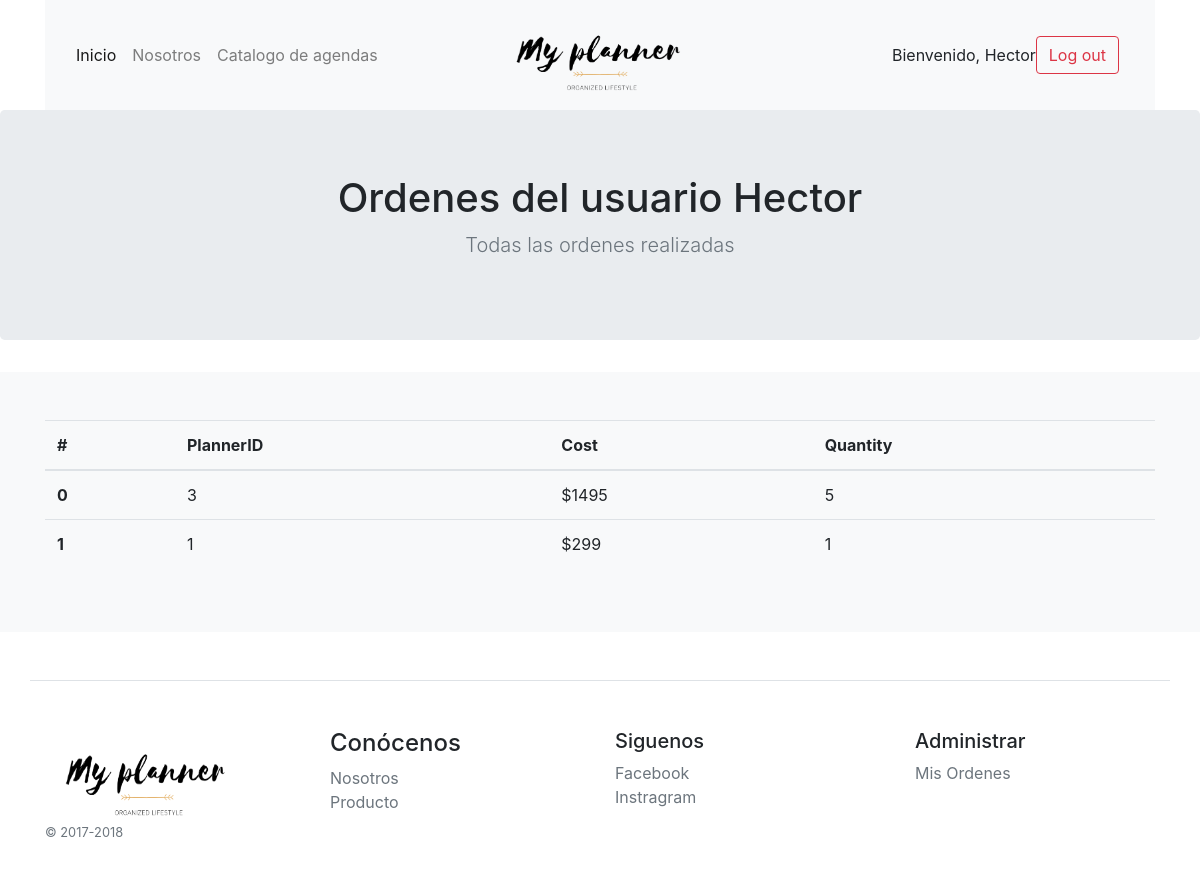
The app's page /actionManager/orders/get_user_orders.php (signed in) with its own data.
### tables this page shows
CREATE TABLE `orders` (
  `OrderID` int(10) UNSIGNED NOT NULL,
  `UserID` int(10) UNSIGNED NOT NULL,
  `PlannerID` int(10) UNSIGNED NOT NULL,
  `Cost` float UNSIGNED DEFAULT NULL,
  `Quantity` int(10) UNSIGNED DEFAULT NULL
);

### actionManager/orders/get_user_orders.php (called while the page is built, shortened)
<?php
  include '../../dataAccess/orderDAO.php';
  $orders = get_orders_by_userid($_SESSION['UserID']);
  require('../../user_orders_index.php');
 ?>

### dataAccess/orderDAO.php (called while the page is built, shortened)
<?php
  function get_orders_by_userid($userID){
    $db = Database::getConnection();
    try{
  		$stmt = $db->prepare("SELECT * FROM orders WHERE UserID = ?");
      $stmt->bindParam(1, $userID, PDO::PARAM_INT);
  		$stmt->execute();
      $result = [];
  		$orders = $stmt->fetchAll();
      $i = 0;
      foreach ($orders as $order) {
        $result[$i] = new Order($order['PlannerID'], $order['UserID']);
        $result[$i]->orderID = $order['OrderID'];
        $result[$i]->plannerID = $order['PlannerID'];
        $result[$i]->userID = $order['UserID'];
        $result[$i]->cost = $order['Cost'];
        $result[$i]->quantity = $order['Quantity'];
        $i += 1;
      }
      return $result;
  	}catch (PDOException $ex){
  		echo $ex->getMessage();
  		die($ex->getMessage());
  	}
  }
?>

### shared/_order_row.php (the view)
<tr>
  <th scope="row"><?php echo $i; ?></th>
  <td><?php echo $order->plannerID; ?></td>
  <td>$<?php echo $order->cost; ?></td>
  <td><?php echo $order->quantity; ?></td>
</tr>

### user_orders_index.php (shortened to what this page needs)
<?php
	require('shared/_header.php');
?>
<main role="main">
	<section class="jumbotron text-center">
		<div class="container">
			<h1 class="jumbotron-heading">Ordenes del usuario <?php echo $_SESSION['Username'] ?></h1>
			<p class="lead text-muted">Todas las ordenes realizadas</p>
		</div>
	</section>
	<div class="album py-5 bg-light">
		<div class="container">
      <table class="table">
        <thead>
          <tr>
            <th scope="col">#</th>
            <th scope="col">PlannerID</th>
            <th scope="col">Cost</th>
            <th scope="col">Quantity</th>
          </tr>
        </thead>
        <tbody>
          <?php
            $i = 0;
            foreach ($orders as $order) {
              require 'shared/_order_row.php';
              $i += 1;
            }
           ?>
        </tbody>
      </table>
		</div>
	</div>
</main>
<?php
	require('shared/_global_footer.php');
?>

### records on screen
orders: PlannerID "3", Cost "1495", Quantity "5"
orders: i "1", PlannerID "1", Cost "299", Quantity "1"

### other values on screen
$_SESSION["Username"] "Hector"
$_SESSION['Username'] "Hector"
